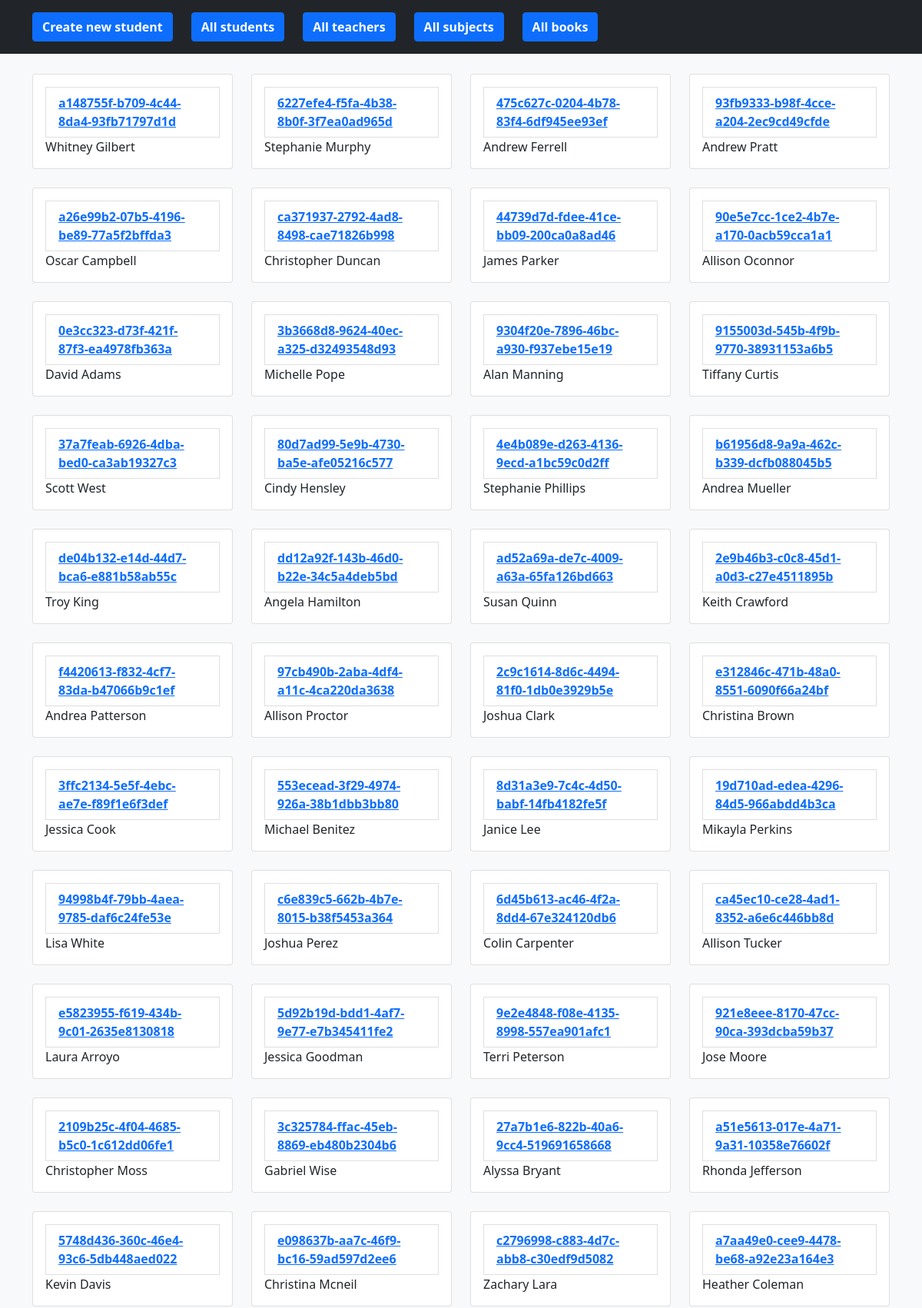
The page /books/ (upper part) on the database its author committed.
### app/models.py (models this page shows, shortened)
class Book(models.Model):
    id = models.AutoField(primary_key=True)
    title = models.CharField(max_length=200)

class Student(models.Model):
    id = models.AutoField(primary_key=True)
    name = models.CharField(max_length=200)
    surname = models.CharField(max_length=200)
    age = models.IntegerField()
    sex = models.CharField(max_length=200)
    address = models.CharField(max_length=200)
    description = models.TextField()
    birthday = models.CharField(max_length=200)
    email = models.CharField(max_length=200)
    social_url = models.CharField(null=True, max_length=200)
    normalized_name = models.CharField(null=True, max_length=200)
    book = models.OneToOneField('app.Book', on_delete=models.CASCADE,
                                null=True, related_name='student',
                                related_query_name='student')
    subject = models.ForeignKey(to='app.Subject', on_delete=models.SET_NULL,
                                null=True, related_name='students')

### app/views.py (the view)
# urls.py: path('books/', BookView.as_view(), name='books'),
class BookView(View):
    def get(self, request):
        books = Book.objects.all()
        return render(
            request=request,
            template_name='books.html',
            context={
                'books': books,
            }
        )

### app/templates/books.html (shortened to what this page needs)
{% extends 'base.html' %}
{% block body %}
<div class="album py-5 bg-light mt-5">
    <div class="container">
        <div class="row">
            {% for book in books %}
            <div class="col-md-3">
                <div class="card mb-4 box-shadow">
                    <div class="card-body">
                        <div class="list-group-item">
                             <a href="/books/update/{{ book.id }}" class="my-2">
                                <strong>{{ book.title }}</strong>
                            </a>
                        </div>
                        <div>
                            {{ book.student.name }} {{book.student.surname}}
                        </div>
                    </div>
                </div>
            </div>
            {% endfor %}
        </div>
    </div>
</div>
{% endblock %}

### rows shown on the page
Book: title "a148755f-b709-4c44-8da4-93fb71797d1d", student.name "Whitney", student.surname "Gilbert"
Book: title "6227efe4-f5fa-4b38-8b0f-3f7ea0ad965d", student.name "Stephanie", student.surname "Murphy"
Book: title "475c627c-0204-4b78-83f4-6df945ee93ef", student.name "Andrew", student.surname "Ferrell"
Book: title "93fb9333-b98f-4cce-a204-2ec9cd49cfde", student.name "Andrew", student.surname "Pratt"
Book: title "a26e99b2-07b5-4196-be89-77a5f2bffda3", student.name "Oscar", student.surname "Campbell"
Book: title "ca371937-2792-4ad8-8498-cae71826b998", student.name "Christopher", student.surname "Duncan"
Book: title "44739d7d-fdee-41ce-bb09-200ca0a8ad46", student.name "James", student.surname "Parker"
Book: title "90e5e7cc-1ce2-4b7e-a170-0acb59cca1a1", student.name "Allison", student.surname "Oconnor"
Book: title "0e3cc323-d73f-421f-87f3-ea4978fb363a", student.name "David", student.surname "Adams"
Book: title "3b3668d8-9624-40ec-a325-d32493548d93", student.name "Michelle", student.surname "Pope"
Book: title "9304f20e-7896-46bc-a930-f937ebe15e19", student.name "Alan", student.surname "Manning"
Book: title "9155003d-545b-4f9b-9770-38931153a6b5", student.name "Tiffany", student.surname "Curtis"
Book: title "37a7feab-6926-4dba-bed0-ca3ab19327c3", student.name "Scott", student.surname "West"
Book: title "80d7ad99-5e9b-4730-ba5e-afe05216c577", student.name "Cindy", student.surname "Hensley"
Book: title "4e4b089e-d263-4136-9ecd-a1bc59c0d2ff", student.name "Stephanie", student.surname "Phillips"
Book: title "b61956d8-9a9a-462c-b339-dcfb088045b5", student.name "Andrea", student.surname "Mueller"
Book: title "de04b132-e14d-44d7-bca6-e881b58ab55c", student.name "Troy", student.surname "King"
Book: title "dd12a92f-143b-46d0-b22e-34c5a4deb5bd", student.name "Angela", student.surname "Hamilton"
Book: title "ad52a69a-de7c-4009-a63a-65fa126bd663", student.name "Susan", student.surname "Quinn"
Book: title "2e9b46b3-c0c8-45d1-a0d3-c27e4511895b", student.name "Keith", student.surname "Crawford"
Book: title "f4420613-f832-4cf7-83da-b47066b9c1ef", student.name "Andrea", student.surname "Patterson"
Book: title "97cb490b-2aba-4df4-a11c-4ca220da3638", student.name "Allison", student.surname "Proctor"
Book: title "2c9c1614-8d6c-4494-81f0-1db0e3929b5e", student.name "Joshua", student.surname "Clark"
Book: title "e312846c-471b-48a0-8551-6090f66a24bf", student.name "Christina", student.surname "Brown"
Book: title "3ffc2134-5e5f-4ebc-ae7e-f89f1e6f3def", student.name "Jessica", student.surname "Cook"
Book: title "553ecead-3f29-4974-926a-38b1dbb3bb80", student.name "Michael", student.surname "Benitez"
Book: title "8d31a3e9-7c4c-4d50-babf-14fb4182fe5f", student.name "Janice", student.surname "Lee"
Book: title "19d710ad-edea-4296-84d5-966abdd4b3ca", student.name "Mikayla", student.surname "Perkins"
Book: title "94998b4f-79bb-4aea-9785-daf6c24fe53e", student.name "Lisa", student.surname "White"
Book: title "c6e839c5-662b-4b7e-8015-b38f5453a364", student.name "Joshua", student.surname "Perez"
Book: title "6d45b613-ac46-4f2a-8dd4-67e324120db6", student.name "Colin", student.surname "Carpenter"
Book: title "ca45ec10-ce28-4ad1-8352-a6e6c446bb8d", student.name "Allison", student.surname "Tucker"
Book: title "e5823955-f619-434b-9c01-2635e8130818", student.name "Laura", student.surname "Arroyo"
Book: title "5d92b19d-bdd1-4af7-9e77-e7b345411fe2", student.name "Jessica", student.surname "Goodman"
Book: title "9e2e4848-f08e-4135-8998-557ea901afc1", student.name "Terri", student.surname "Peterson"
Book: title "921e8eee-8170-47cc-90ca-393dcba59b37", student.name "Jose", student.surname "Moore"
Book: title "2109b25c-4f04-4685-b5c0-1c612dd06fe1", student.name "Christopher", student.surname "Moss"
Book: title "3c325784-ffac-45eb-8869-eb480b2304b6", student.name "Gabriel", student.surname "Wise"
Book: title "27a7b1e6-822b-40a6-9cc4-519691658668", student.name "Alyssa", student.surname "Bryant"
Book: title "a51e5613-017e-4a71-9a31-10358e76602f", student.name "Rhonda", student.surname "Jefferson"
Book: title "5748d436-360c-46e4-93c6-5db448aed022", student.name "Kevin", student.surname "Davis"
Book: title "e098637b-aa7c-46f9-bc16-59ad597d2ee6", student.name "Christina", student.surname "Mcneil"
Book: title "c2796998-c883-4d7c-abb8-c30edf9d5082", student.name "Zachary", student.surname "Lara"
Book: title "a7aa49e0-cee9-4478-be68-a92e23a164e3", student.name "Heather", student.surname "Coleman"
